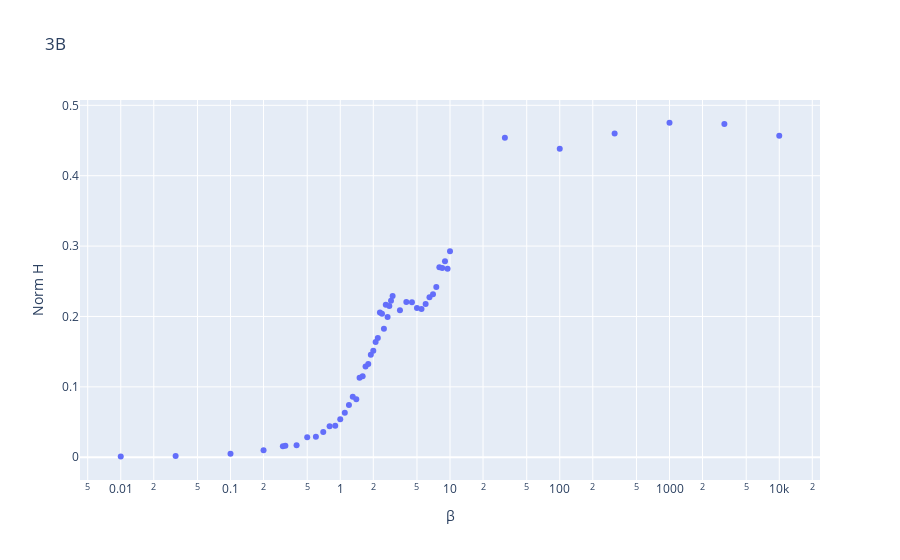

This figure's notebook cell:
### Markdown cell above
Inspect the graphs to identify prospective transition bounds

### Code cell
px.scatter(normH, x='beta', y='NRep',
           log_x=True, log_y=False,
           title='3B', labels=dict(beta='β', NRep='Norm H'))

### Figure 1 — Plotly figure (JSON) as saved in the notebook; plotly's stock layout.template omitted (floating-point values rounded to 4 significant figures)
{"data": [{"hovertemplate": "β=%{x}<br>Norm H=%{y}<extra></extra>", "legendgroup": "", "marker": {"color": "#636efa", "symbol": "circle"}, "mode": "markers", "name": "", "orientation": "v", "showlegend": false, "type": "scatter", "x": [0, 0.01, 0.03162, 0.1, 0.2, 0.3, 0.3162, 0.4, 0.5, 0.6, 0.7, 0.8, 0.9, 1, 1.1, 1.2, 1.3, 1.4, 1.5, 1.6, 1.7, 1.8, 1.9, 2, 2.1, 2.2, 2.3, 2.4, 2.5, 2.6, 2.7, 2.8, 2.9, 3, 3.5, 4, 4.5, 5, 5.5, 6, 6.5, 7, 7.5, 8, 8.5, 9, 9.5, 10, 31.62, 100, 316.2, 1000, 3162.0, 10000], "xaxis": "x", "y": [0, 0.000919, 0.001821, 0.005124, 0.009896, 0.01564, 0.01632, 0.01713, 0.02846, 0.02902, 0.03594, 0.04411, 0.04477, 0.05397, 0.06322, 0.07424, 0.08593, 0.08239, 0.1129, 0.1152, 0.1288, 0.1326, 0.1458, 0.1512, 0.1638, 0.1695, 0.2056, 0.2039, 0.1825, 0.2168, 0.1991, 0.2147, 0.2222, 0.2291, 0.2088, 0.2207, 0.2203, 0.2121, 0.2105, 0.2178, 0.2273, 0.2316, 0.2419, 0.2698, 0.2687, 0.2786, 0.2679, 0.2925, 0.4539, 0.4384, 0.46, 0.4752, 0.4735, 0.4566], "yaxis": "y"}], "layout": {"legend": {"tracegroupgap": 0}, "title": {"text": "3B"}, "xaxis": {"anchor": "y", "domain": [0, 1], "title": {"text": "β"}, "type": "log"}, "yaxis": {"anchor": "x", "domain": [0, 1], "title": {"text": "Norm H"}}}}
